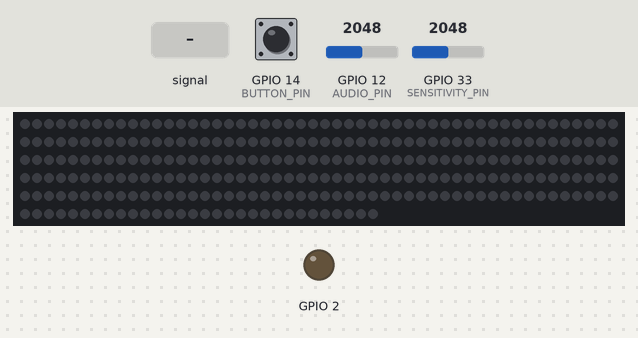
A program run on a simulated ESP32. Shown: 280 RGB LEDs in strip order, left to right, continuing on the next row, output pins drawn as LEDs (lit = HIGH). The inputs (shaded band) are chosen by the test bench; at power-on: GPIO 12 (AUDIO_PIN) = 2048, GPIO 14 (BUTTON_PIN) HIGH, GPIO 33 (SENSITIVITY_PIN) = 2048. Dim RGB values are drawn brighter than linear.

Above: at 4.2 s.
4.3 s: GPIO 12 (AUDIO_PIN) fed a 200 Hz sine of ±1842 counts around its level
At 4.98 s:
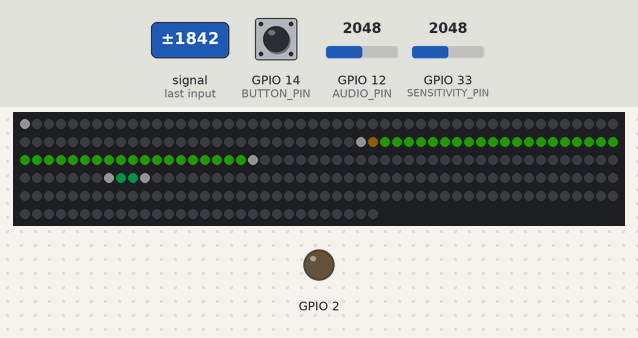
6.1 s: GPIO 12 (AUDIO_PIN) set to 2866
9.1 s: GPIO 14 (BUTTON_PIN) pulled LOW for 0.15 s
At 9.43 s:
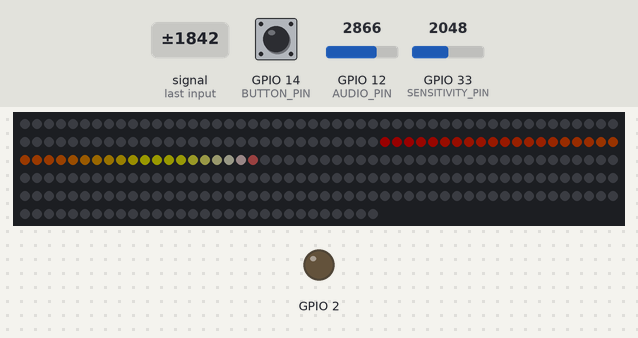
9.8 s: GPIO 14 (BUTTON_PIN) pulled LOW for 0.15 s
10.5 s: GPIO 12 (AUDIO_PIN) fed a 1000 Hz sine of ±1023 counts around its level
At 10.61 s:
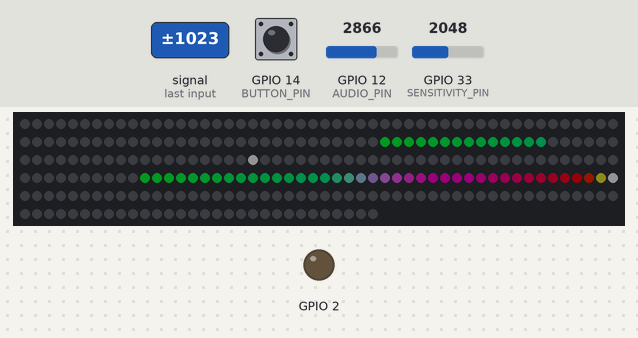
12.3 s: GPIO 33 (SENSITIVITY_PIN) set to 2736
13.9 s: GPIO 33 (SENSITIVITY_PIN) set to 2832
Timing chart, 0 to 16.5 s (numbered marks = the images above; inputs shaded):
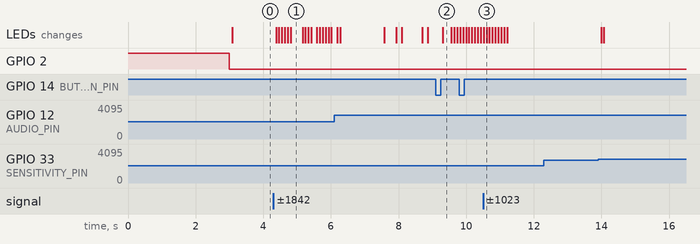

The program:

main.cpp
```cpp
#include <Arduino.h>
#include <FastLED.h>
#include "arduinoFFT.h"

#define LED_PIN     13
#define COLOR_ORDER GRB
#define CHIPSET     WS2811
#define FRAMERATE   50

#define SENSITIVITY_PIN 33

#define LED_COLUMS  7
#define LED_ROWS    40
//#define LED_COLUMS  11
//#define LED_ROWS    15
#define NUM_LEDS    LED_COLUMS * LED_ROWS

// A tűz effekt színátmenete
DEFINE_GRADIENT_PALETTE( fire_gp ) {
0,   255,   0,   0,    //red
128, 255,  96,   0,    //orange
192, 255, 255,   0,    //bright yellow
255, 255, 255, 255 }; //full white
CRGBPalette16 firePalette = fire_gp;

// A méreg effekt színátmenete
DEFINE_GRADIENT_PALETTE( toxic_gp ) {
0,   0,   255,  58,
90,  0,   164,  84,
165, 255,   0, 199,
255, 255,   0,   0 };
CRGBPalette16 toxicPalette = toxic_gp;

// A gomb lába
#define BUTTON_PIN  14

// A hangbemenet pinje
#define AUDIO_PIN   12
// A hang minimuma analog readen
#define AUDIO_MIN   2950
// A hang maximuma analog readen
#define AUDIO_MAX   4200

// Ha kell a serial port ne legyen kommentelve
//#define SERIAL_

// Ha nem kell a smoothing kommenteld ki
#define SMOOTHING
// A miximum érték amivel kissebb lehet a sáv előző értékéhez képest. [0.00-1.00]
#define SMOOTHNESS_CLAMP 0.05f

// A maximumot jelző kis fényecske kell-e, ha nem kommenteld ki
#define MAX_MARKER
// Az érték amivel esik a jelző képkockántként
#define MAX_FALLOFF 0.004f
// Az ameddig az érték a helyén marad képkockákban (60 képkocka / mp)
#define MAX_STAY 30
// A max jelző színe
#define MAX_COLOR 200,200,200

// FFT NE NYÚLJ HOZZÁ
#define FFT_SAMPLE_RATE 40000
#define FFT_SAMPLE      512
#define FFT_RESOLUTION  FFT_SAMPLE_RATE / FFT_SAMPLE
#define FFT_NOISE       500

arduinoFFT FFT = arduinoFFT();

double vSamp[FFT_SAMPLE];
double vReal[FFT_SAMPLE];
double vImag[FFT_SAMPLE];
int bandValues[LED_COLUMS];

CRGB leds[NUM_LEDS];

int frame = 0;
int brigthness = 0;

int   audio_stay [LED_COLUMS];
float audio_top  [LED_COLUMS];
float audio_level[LED_COLUMS];
float audio_last [LED_COLUMS];

unsigned long millis_        = 0;
unsigned long last_millis_   = 0;
unsigned long button_millis_ = 0;

boolean buttonState = false;
boolean lastButtonState = false;
int ledStyle = 0;
int sensitivity = 1000;

void setup() {
  // ONBOARD LED
  pinMode(2, OUTPUT);
  digitalWrite(2, HIGH);
  delay(3000);
  digitalWrite(2, LOW);

  // SERIAL
  #ifdef SERIAL_
  Serial.begin(9600);
  #endif

  // LEDS
  FastLED.addLeds<CHIPSET, LED_PIN, COLOR_ORDER>(leds, NUM_LEDS).setCorrection( TypicalLEDStrip );
  FastLED.setBrightness(24);

  // AUDIO
  pinMode(AUDIO_PIN, INPUT);

  // BUTTON
  pinMode(BUTTON_PIN, INPUT_PULLUP);
  digitalWrite(BUTTON_PIN, HIGH);

  // SENSITIVITY
  pinMode(SENSITIVITY_PIN, INPUT_PULLDOWN);
  digitalWrite(BUTTON_PIN, LOW);
}

float clampMin(float in, int min) {
  if (in < (float)min)
    return min;
  return in;
}

int clampMin(int in, int min) {
  return (in < min) ? min : in;
}

double clamp(double in, double max) {
  if (in > max)
    return max;
  return in;
}

int clamp(int in, int max) {
  while (in < 0)
    in+=max;
  while (in > max)
    in-=max;
  return in;
}

void handleInput() {
  sensitivity = analogRead(SENSITIVITY_PIN);

  #ifdef SERIAL_
  Serial.printf("%d\n", sensitivity);
  #endif

  buttonState = digitalRead(BUTTON_PIN);
  if (buttonState != lastButtonState) {
    if (button_millis_ != 1) {
      button_millis_ = millis();
      if (buttonState) {
        ledStyle++;
        button_millis_ = 0;
      }
    }
    else {
      button_millis_ = 0;
    }

    lastButtonState = buttonState;

    if (ledStyle > 3)
      ledStyle = 0;
  }

  if (button_millis_ > 1 && millis() - button_millis_ > 1000) {
    button_millis_ = 1;

    brigthness++;
    if (brigthness > 2)
      brigthness = 0;

    switch (brigthness)
    {
    case 0:
      FastLED.setBrightness(24);
      break;
    case 1:
      FastLED.setBrightness(127);
      break;
    case 2:
      FastLED.setBrightness(255);
      break;
    }
  }
}

void handleAudioInput(int idx) {
  //int audio = clampMin(analogRead(AUDIO_PIN) - AUDIO_MIN, 0);
  int audio = bandValues[idx] / floorl(sensitivity / 200.0 + 1.0);

  audio_last[idx] = audio_level[idx];
  audio_level[idx] = (float)(audio) / (float)(AUDIO_MAX - AUDIO_MIN);

  #ifdef SMOOTHING
  if (audio_last[idx] - audio_level[idx] > SMOOTHNESS_CLAMP)
    audio_level[idx] = audio_last[idx] - SMOOTHNESS_CLAMP;
  #endif

  #ifdef MAX_MARKER
  if (audio_stay[idx] <= 0)
    audio_top[idx] -= MAX_FALLOFF;
  else
    audio_stay[idx]--;
  if (audio_level[idx] > audio_top[idx]) {
    audio_top[idx] = audio_level[idx];
    audio_stay[idx] = MAX_STAY;
  }
  #endif

  #ifdef SERIAL_
  //Serial.printf("%f\n", audio_level);
  #endif
}

void sampleAudio() {
  for (int i = 0; i < FFT_SAMPLE; i++) {
    vSamp[i] = analogRead(AUDIO_PIN);
  }
}

void calculateFFT() {
  for (int i = 0; i < FFT_SAMPLE; i++) {
    vImag[i] = 0.0;
    vReal[i] = vSamp[i];
  }

  for (int i = 0; i < LED_COLUMS; i++)
    bandValues[i] = 0;

  FFT.DCRemoval();
  FFT.Windowing(vReal, FFT_SAMPLE, FFT_WIN_TYP_HAMMING, FFT_FORWARD);
  FFT.Compute(vReal, vImag, FFT_SAMPLE, FFT_FORWARD);
  FFT.ComplexToMagnitude(vReal, vImag, FFT_SAMPLE);

  // 512 SAMPLE 11 OSZLOP
  /*
  for (int i = 2; i < (FFT_SAMPLE/2); i++){
    if (vReal[i] > FFT_NOISE) {
      if (i<=3 )           bandValues[0] += (int)vReal[i];
      if (i>3   && i<=5  ) bandValues[1] += (int)vReal[i];
      if (i>5   && i<=8  ) bandValues[2] += (int)vReal[i];
      if (i>8   && i<=13 ) bandValues[3] += (int)vReal[i];
      if (i>13  && i<=23 ) bandValues[4] += (int)vReal[i];
      if (i>23  && i<=36 ) bandValues[5] += (int)vReal[i];
      if (i>36  && i<=56 ) bandValues[6] += (int)vReal[i];
      if (i>56  && i<=85 ) bandValues[7] += (int)vReal[i];
      if (i>85  && i<=120) bandValues[8] += (int)vReal[i];
      if (i>120 && i<=180) bandValues[9] += (int)vReal[i];
      if (i>180)           bandValues[10]+= (int)vReal[i];
    }
  }
  bandValues[0]  /= 7;
  bandValues[1]  /= 6;
  bandValues[2]  /= 7;
  bandValues[3]  /= 6;
  bandValues[4]  /= 7;
  bandValues[5]  /= 7;
  bandValues[6]  /= 8;
  bandValues[7]  /= 8;
  bandValues[8]  /= 10;
  bandValues[9]  /= 16;
  bandValues[10] /= 21;
  */

  // 512 SAMPLE 7 OSZLOP
  for (int i = 2; i < (FFT_SAMPLE/2); i++){
    if (vReal[i] > FFT_NOISE) {
      if (i<=3 )           bandValues[0] += (int)vReal[i];
      if (i>3   && i<=8  ) bandValues[1] += (int)vReal[i];
      if (i>8   && i<=23 ) bandValues[2] += (int)vReal[i];
      if (i>23  && i<=36 ) bandValues[3] += (int)vReal[i];
      if (i>36  && i<=85 ) bandValues[4] += (int)vReal[i];
      if (i>85  && i<=120) bandValues[5] += (int)vReal[i];
      if (i>120)           bandValues[6] += (int)vReal[i];
    }
  }

  bandValues[0]  /= 10;
  bandValues[1]  /= 12;
  bandValues[2]  /= 12;
  bandValues[3]  /= 10;
  bandValues[4]  /= 16;
  bandValues[5]  /= 10;
  bandValues[6]  /= 34;

  //Serial.printf("%d %d %d %d %d %d %d\n\n", bandValues[0], bandValues[1], bandValues[2], bandValues[3], bandValues[4], bandValues[5], bandValues[6]);
}

void colorLED(int i, int ind) {
  switch (ledStyle) {
    case 0:
      leds[i + ind * LED_ROWS].setHSV(clamp(i*5 + frame, 255), 255, 255);
      break;
    case 1:
      leds[i + ind * LED_ROWS].setHSV(ind*(255.0 / (LED_COLUMS - 1)), 255, 255);
      break;
    case 2:
      leds[i + ind * LED_ROWS] = ColorFromPalette(firePalette, clamp(lround((i / (double)(LED_ROWS)) * 255.0 + (1.0 - clamp(audio_level[ind] * 1.0, 1.0)) * 255.0), 255));
      break;
    case 3:
      leds[i + ind * LED_ROWS] = ColorFromPalette(toxicPalette, round((i / (double)(LED_ROWS - 1.0)) * 255.0));
      break;
  }
}

void loop() {
  sampleAudio();
  handleInput();

  millis_ = millis();
  if (millis_ - last_millis_ > (1000 / FRAMERATE)) {
    calculateFFT();
    for (int ind = 0; ind < LED_COLUMS; ind++) {
      handleAudioInput(ind);

      for (int i = 0; i < LED_ROWS; i++) {
        if (clampMin(((float)(i + 1) / (float)LED_ROWS), 0) <= audio_level[ind])
          colorLED(i, ind);
        else
          leds[i+ ind * LED_ROWS].setRGB(0, 0, 0);
      }

      #ifdef MAX_MARKER
      if (ledStyle != 2) {
        int indx = (int)((float)LED_ROWS * audio_top[ind]) - 1;
        if (indx >= LED_ROWS)
          indx = LED_ROWS - 1;
        if (indx >= 0)
          leds[indx + ind * LED_ROWS].setRGB(MAX_COLOR);
      }
      #endif

      if (ind % 2 == 1) {
        CRGB temp[LED_ROWS];
        for (int i = 0; i < LED_ROWS; i++)
          temp[i] = leds[i + ind * LED_ROWS];
        for (int i = 0; i < LED_ROWS; i++)
          leds[i + ind * LED_ROWS] = temp[LED_ROWS - i - 1];
      }
    }
    FastLED.show();

    frame++;
    if (frame > 255)
      frame = 0;

    last_millis_ = millis_;
  }
}
```

Measured:
- after the input at 4.3 s, the LEDs: first change after 0.08 s (image 1 shows a later state)
- after the input at 9.1 s, the LEDs: change after 0.21 s (image 2)
- after the input at 10.5 s, the LEDs: first differ from a run without the input after 0.10 s (image 3)
- after the input at 12.3 s, every drawn part: stays the same
